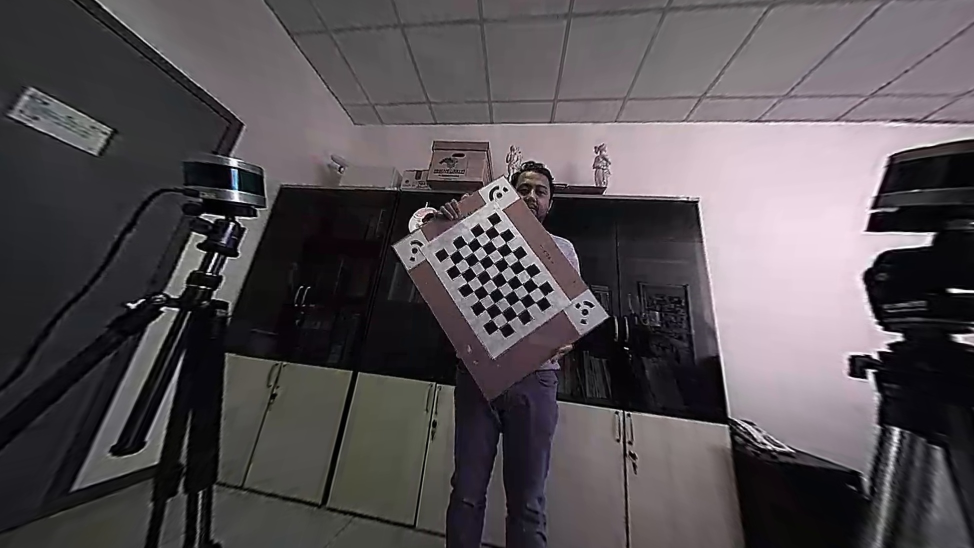
//> input picture nauiscaa_application/undistorted_perspective.jpg, 1948 x 1096 px, given in place of 1663929753113.jpeg, which was not available (shown at 1/2 size)
$ ./main   (built with g++ and OpenCV 4)
//> lines starting //> are read from the running program, lines starting //| are printed output that depends on the picture; pictures that were not available may be replaced by others from this repository, and a replacement may not be noted
//> further down, srcFrame is the input picture: 1096 rows x 1948 cols, CV_8UC3; mean B, G, R 83.3, 79.8, 85.1
/*------------------------------------------------------------------------------
   Example code that shows the use of the 'cam2world" and 'world2cam" functions
   Shows also how to undistort images into perspective or panoramic images

   NOTE, IF YOU WANT TO SPEED UP THE REMAP FUNCTION I STRONGLY RECOMMEND TO INSTALL
   INTELL IPP LIBRARIES ( http://software.intel.com/en-us/intel-ipp/ )
   YOU JUST NEED TO INSTALL IT AND INCLUDE ipp.h IN YOUR PROGRAM

   Copyright (C) 2009 DAVIDE SCARAMUZZA, ETH Zurich
   Author: Davide Scaramuzza - email: davide.scaramuzza@ieee.org
------------------------------------------------------------------------------*/

#include "ocam_functions.h"
#include <opencv2/imgproc/imgproc.hpp>
#include"calib_converter.h"
#include "opencv2/ccalib/omnidir.hpp"
#include "opencv2/imgproc.hpp"
#include "opencv2/highgui.hpp"
#include <filesystem>

#include <chrono>

namespace fs = std::filesystem;
using namespace cv;
bool clahe = false;

using std::chrono::high_resolution_clock;

enum ConvolutionType {
    /* Return the full convolution, including border */
    CONVOLUTION_FULL,
    /* Return only the part that corresponds to the original image */
    CONVOLUTION_SAME,
    /* Return only the submatrix containing elements that were not influenced by the border */
    CONVOLUTION_VALID
};


static std::string fishEyeCalibrationFile = "D:/naus/nausicaa_devl/nauiscaa_application/calib_results_02092022.txt";
static std::string catadioptricCalibrationFile = "";

const int histSize = 256;

//#define RECTIFY

// [64 lines left out: functions DrawMarkersImage, computeOpenCVMatrixFromScaraMuzza, getDistCoeffiecient, typestr, not called in this run]
void OutputTime(const std::string& str, const high_resolution_clock::time_point& start_time, const high_resolution_clock::time_point& end_time)
{
    std::cout << str << ":" << std::chrono::duration_cast<std::chrono::microseconds>(end_time - start_time).count() / 1000.0 << "ms" << std::endl;
    return;
}
//int main(int argc, char *argv[])
//{
//  /* --------------------------------------------------------------------*/
//  /* Read the parameters of the omnidirectional camera from the TXT file */
//  /* --------------------------------------------------------------------*/
//  struct ocam_model o, o_cata; // our ocam_models for the fisheye and catadioptric cameras
//  get_ocam_model(&o, fishEyeCalibrationFile.c_str());
//  //get_ocam_model(&o_cata, catadioptricCalibrationFile.c_str());
//  /* --------------------------------------------------------------------*/
//  /* Print ocam_model parameters                                         */
//  /* --------------------------------------------------------------------*/
//  int i;
//  printf("pol =\n");    for (i=0; i<o.length_pol; i++){    printf("\t%e\n",o.pol[i]); };    printf("\n");
//  printf("invpol =\n"); for (i=0; i<o.length_invpol; i++){ printf("\t%e\n",o.invpol[i]); }; printf("\n");
//  printf("\nxc = %f\nyc = %f\n\nwidth = %d\nheight = %d\n",o.xc,o.yc,o.width,o.height);
//
//  /* --------------------------------------------------------------------*/
//  /* WORLD2CAM projects 3D point into the image                          */
//  /* NOTE!!! The coordinates are expressed according the C convention,   */
//  /* that is, from the origin (0,0) instead than from 1 (MATLAB).        */
//  /* --------------------------------------------------------------------*/
//  double point3D[3] = { 1.0,1.0,1.0 };       // a sample 3D point
//  double point2D[2];                              // the image point in pixel coordinates
//  world2cam(point2D, point3D, &o); // The behaviour of this function is the same as in MATLAB
//
//  /* --------------------------------------------------------------------*/
//  /* Display re-projected coordinates                                    */
//  /* --------------------------------------------------------------------*/
//  printf("\nworld2cam: pixel coordinates reprojected onto the image\n");
//  printf("m_row= %2.4f, m_col=%2.4f\n", point2D[0], point2D[1]);
//
//
//  /* --------------------------------------------------------------------*/
//  /* CAM2WORLD back-projects pixel points on to the unit sphere          */
//  /* The behaviour of this function is the same as in MATLAB             */
//  /* --------------------------------------------------------------------*/
//
//  cam2world(point3D, point2D, &o);
//
//  /* --------------------------------------------------------------------*/
//  /* Display back-projected normalized coordinates (on the unit sphere)  */
//  /* --------------------------------------------------------------------*/
//  printf("\ncam2world: coordinates back-projected onto the unit sphere (x^2+y^2+z^2=1)\n");
//  printf("x= %2.4f, y=%2.4f, z=%2.4f\n", point3D[0], point3D[1], point3D[2]);
//
//  /* --------------------------------------------------------------------*/
//  /* Allocate space for the unistorted images                            */
//  /* --------------------------------------------------------------------*/
//  cv::Mat src1         = cv::imread("D:/CamImages/25032022_new0.jpg");      // source image 1
//  //cv::Mat src2         = cv::imread("./test_catadioptric.jpg");      // source image 2
//
//  cv::Mat dst_persp   = cv::Mat( src1.size(),src1.type());   // undistorted perspective and panoramic image
//  //cv::Size size_pan_image = cv::Size(1200,400);        // size of the undistorted panoramic image
//  //cv::Mat dst_pan     = cv::Mat(size_pan_image, CV_8UC3, 3);     // undistorted panoramic image
//  std::cout << typestr(src1.type()) << std::endl;
//
//  cv::Mat mapx_persp = cv::Mat(src1.size(), CV_32FC1);
//  cv::Mat mapy_persp = cv::Mat(src1.size(), CV_32FC1);
//  //cv::Mat mapx_pan   = cv::Mat(dst_pan.rows,dst_pan.cols, CV_32FC1);
//  //cv::Mat mapy_pan   = cv::Mat(dst_pan.rows, dst_pan.cols, CV_32FC1);
//
//  /* --------------------------------------------------------------------  */
//  /* Create Look-Up-Table for perspective undistortion                     */
//  /* SF is kind of distance from the undistorted image to the camera       */
//  /* (it is not meters, it is justa zoom fator)                            */
//  /* Try to change SF to see how it affects the result                     */
//  /* The undistortion is done on a  plane perpendicular to the camera axis */
//  /* --------------------------------------------------------------------  */
//  float sf = 4;
//  create_perspecive_undistortion_LUT( mapx_persp, mapy_persp, &o, sf );
//
//  /* --------------------------------------------------------------------  */
//  /* Create Look-Up-Table for panoramic undistortion                       */
//  /* The undistortoin is just a simple cartesia-to-polar transformation    */
//  /* Note, only the knowledge of image center (xc,yc) is used to undisort the image      */
//  /* xc, yc are the row and column coordinates of the image center         */
//  /* Note, if you would like to flip the image, just inverte the sign of theta in this function */
//  /* --------------------------------------------------------------------  */
// // float Rmax = 470;  // the maximum radius of the region you would like to undistort into a panorama
//  //float Rmin = 20;   // the minimum radius of the region you would like to undistort into a panorama
//  //create_panoramic_undistortion_LUT ( mapx_pan, mapy_pan, Rmin, Rmax, o_cata.xc, o_cata.yc);
//
//  /* --------------------------------------------------------------------*/
//  /* Undistort using specified interpolation method                      */
//  /* Other possible values are (see OpenCV doc):                         */
//  /* CV_INTER_NN - nearest-neighbor interpolation,                       */
//  /* CV_INTER_LINEAR - bilinear interpolation (used by default)          */
//  /* CV_INTER_AREA - resampling using pixel area relation. It is the preferred method for image decimation that gives moire-free results. In case of zooming it is similar to CV_INTER_NN method. */
//  /* CV_INTER_CUBIC - bicubic interpolation.                             */
//  /* --------------------------------------------------------------------*/
//  cv::remap( src1, dst_persp, mapx_persp, mapy_persp, cv::INTER_LINEAR,cv::WARP_FILL_OUTLIERS,cv::Scalar(0,0,0));//,CV_WARP_FILL_OUTLIERS, cvScalarAll(0)
//  //cv::remap(src2, dst_pan, mapx_pan, mapy_pan, cv::INTER_LINEAR, cv::WARP_FILL_OUTLIERS, cv::Scalar(0, 0, 0));
//
//
//  /* --------------------------------------------------------------------*/
//  /* Display image                                                       */
//  /* --------------------------------------------------------------------*/
//  //drawMarker(src1, cv::Point(point2D[0], point2D[1]), cv::Scalar(255, 0, 0), cv::MarkerTypes::MARKER_CROSS, 20, 3, 8);
//  cv::namedWindow( "Original fisheye camera image",1 );
//  cv::imshow( "Original fisheye camera image", src1 );
//
//  cv::namedWindow( "Undistorted Perspective Image", 1 );
//  cv::imshow( "Undistorted Perspective Image", dst_persp );
//
// /* cv::namedWindow( "Original Catadioptric camera image", 1 );
//  cv::imshow( "Original Catadioptric camera image", src2 );*/
//
//  //cv::namedWindow( "Undistorted Panoramic Image", 1 );
//  //cv::imshow( "Undistorted Panoramic Image", dst_pan );
//
//  /* --------------------------------------------------------------------*/
//  /* Save image                                                          */
//  /* --------------------------------------------------------------------*/
//  cv::imwrite("D:/CamImages/undistorted_perspective_test_25032022_sc.jpg", dst_persp);
//  //printf("\nImage %s saved\n","D:/CamImages/undistorted_perspective.jpg");
//
//  /*cv::imwrite("undistorted_panoramic.jpg",dst_pan);
//  printf("\nImage %s saved\n","undistorted_panoramic.jpg");*/
//
//  /* --------------------------------------------------------------------*/
//  /* Wait until key presses                                              */
//  /* --------------------------------------------------------------------*/
//  cv::waitKey();
//
//  /* --------------------------------------------------------------------*/
//  /* Free memory                                                         */
//  /* --------------------------------------------------------------------*/
///*  cvReleaseImage(&src1);
//  cvReleaseImage(&src2);
//  cvReleaseImage(&dst_persp);
//  cvReleaseImage(&dst_pan);
//  cvReleaseMat(&mapx_persp);
//  cvReleaseMat(&mapy_persp);
//  cvReleaseMat(&mapx_pan);
//  cvReleaseMat(&mapy_pan);*/
//
//  return 0;
//}
typedef struct {
    Eigen::Matrix3f meiCameraMatrix;
    std::array<float, 5> distortionParameter;
    float xiFactor;
}MeiCalibration;
std::string inputFolderPath = "D:/Nausicaa_Data/Data_222092022/";
std::string outputRootPath = "D:/Nausicaa_Data/Data_rectified/";
std::string meiCalibFile = "D:/naus/nausicaa_devl/nauiscaa_application/calib_results_02092022_mei.txt";


// [52 lines left out: function readMeiCalibration, not called in this run]

void drawHistogram(cv::Mat& b_hist, std::string channel, bool eq = false) {

    int hist_w = 512;
    int hist_h = 400;
    int bin_w = cvRound((double)hist_w / histSize);

    cv::Mat histImage(hist_h, hist_w, CV_8UC3, cv::Scalar(0, 0, 0));

    cv::normalize(b_hist, b_hist, 0, histImage.rows, cv::NORM_MINMAX, -1,
        cv::Mat());
    /* cv::normalize(g_hist, g_hist, 0, histImage.rows, cv::NORM_MINMAX, -1,
         cv::Mat());
     cv::normalize(r_hist, r_hist, 0, histImage.rows, cv::NORM_MINMAX, -1,
         cv::Mat());*/

    for (int i = 1; i < histSize; i++) {
        cv::Scalar color;
        if (channel == "Blue")
            color = cv::Scalar(255, 0, 0);
        if (channel == "Green")
            color = cv::Scalar(0, 255, 0);
        if (channel == "Red")
            color = cv::Scalar(0, 0, 255);
        if (eq)
        {
            cv::line(
                histImage,
                cv::Point(bin_w * (i - 1), hist_h - cvRound(b_hist.at<float>(i - 1))),
                cv::Point(bin_w * (i), hist_h - cvRound(b_hist.at<float>(i))),
                cv::Scalar(0, 255, 255), 2, 8, 0);
            continue;
        }
        cv::line(
            histImage,
            cv::Point(bin_w * (i - 1), hist_h - cvRound(b_hist.at<float>(i - 1))),
            cv::Point(bin_w * (i), hist_h - cvRound(b_hist.at<float>(i))),
            color, 2, 8, 0);
        /*  cv::line(
              histImage,
              cv::Point(bin_w * (i - 1), hist_h - cvRound(g_hist.at<float>(i - 1))),
              cv::Point(bin_w * (i), hist_h - cvRound(g_hist.at<float>(i))),
              cv::Scalar(0, 255, 0), 2, 8, 0);
          cv::line(
              histImage,
              cv::Point(bin_w * (i - 1), hist_h - cvRound(r_hist.at<float>(i - 1))),
              cv::Point(bin_w * (i), hist_h - cvRound(r_hist.at<float>(i))),
              cv::Scalar(0, 0, 255), 2, 8, 0);*/
    }
    if (eq)
    {
        std::string histoChannel = "histogram-" + channel;
        cv::namedWindow(cv::String(histoChannel), cv::WINDOW_NORMAL);
        cv::imshow(cv::String(histoChannel), histImage);
        return;
    }
    std::string histoChannel = "histogram-" + channel;
    cv::namedWindow(cv::String(histoChannel), cv::WINDOW_NORMAL);
    cv::imshow(cv::String(histoChannel), histImage);

}

// [62 lines left out: function adaptiveImageEnhancement, not called in this run]

void WTHE(const cv::Mat& src, cv::Mat& dst, float ru = 0.9, float vu = 0.9)
{
//> called with ru = 0.9, vu = 0.9
    int rows = src.rows;
//> rows = 1096
    int cols = src.cols;
//> cols = 1948
    int channels = src.channels();
//> channels = 3
    int total_pixels = rows * cols;
//> total_pixels = 2135008

    cv::Mat L;
    cv::Mat YUV;
    std::vector<cv::Mat> YUV_channels;
    if (channels == 1) {
        L = src.clone();
    }
    else {
        cv::cvtColor(src, YUV, COLOR_BGR2YUV);
//> YUV: 1096 rows x 1948 cols, CV_8UC3; mean of channels 0, 1, 2 81.7, 128.7, 131
        cv::split(YUV, YUV_channels);
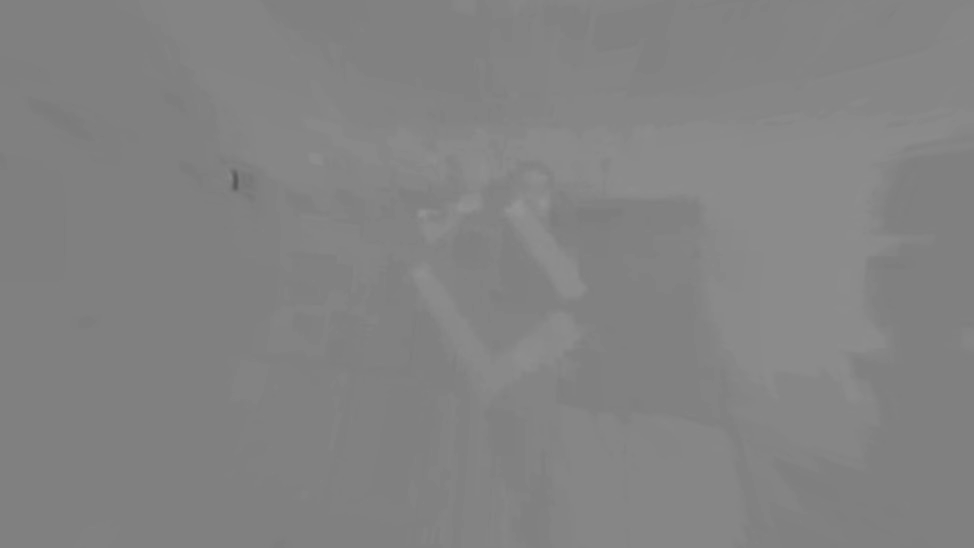
//> YUV_channels[2]: 1096 rows x 1948 cols, CV_8UC1 (shown at 1/2 size); min 88, max 150, mean 131
        L = YUV_channels[0];
    }

    int histsize = 256;
    float range[] = { 0,256 };
    const float* histRanges = { range };
    int bins = 256;
    cv::Mat hist;
    calcHist(&L, 1, 0, cv::Mat(), hist, 1, &histsize, &histRanges, true, false);
//> hist = 256 values, max 48046 at index 8, min 25 at index 255, mean 8339.9

    float total_pixels_inv = 1.0f / total_pixels;
//> total_pixels_inv = 4.68e-07
    cv::Mat P = hist.clone();
//> P has the same summary as hist
    for (int i = 0; i < 256; i++) {
        P.at<float>(i) = P.at<float>(i) * total_pixels_inv;
    }
//> after the loop, P = 256 values, max 0.0225 at index 8, min 1.17e-05 at index 255, mean 0.00391

    cv::Mat Pwt = P.clone();
//> Pwt has the same summary as P
    double minP, maxP;
    cv::minMaxLoc(P, &minP, &maxP);
//> minP = 1.17e-05; maxP = 0.0225
    float Pu = vu * maxP;
//> Pu = 0.0203
    float Pl = minP;
//> Pl = 1.17e-05
    for (int i = 0; i < 256; i++) {
        float Pi = P.at<float>(i);
        if (Pi > Pu)
            Pwt.at<float>(i) = Pu;
        else if (Pi < Pl)
            Pwt.at<float>(i) = 0;
        else
            Pwt.at<float>(i) = std::pow((Pi - Pl) / (Pu - Pl), ru) * Pu;
    }
//> this loop made 256 passes
//> Pi on passes 1 to 3: 0.00237, 0.00399, 0.0045
//> after the loop, Pwt = 256 values, max 0.0203 at index 7, min 0 at index 255, mean 0.00444

    cv::Mat Cwt = Pwt.clone();
//> Cwt has the same summary as Pwt
    float cdf = 0;
    for (int i = 0; i < 256; i++) {
        cdf += Pwt.at<float>(i);
        Cwt.at<float>(i) = cdf;
    }
//> this loop made 256 passes
//> cdf on passes 1 to 3: 0.00292, 0.00761, 0.0128
//> after the loop, cdf = 1.14; Cwt = 256 values from 0.00292 to 1.14

    float Wout = 255.0f;
    float Madj = 0.0f;
    std::vector<uchar> table(256, 0);
    for (int i = 0; i < 256; i++) {
        table[i] = cv::saturate_cast<uchar>(Wout * Cwt.at<float>(i) + Madj);
    }
//> after the loop, table = 256 values from 1 to 255

    cv::LUT(L, table, L);
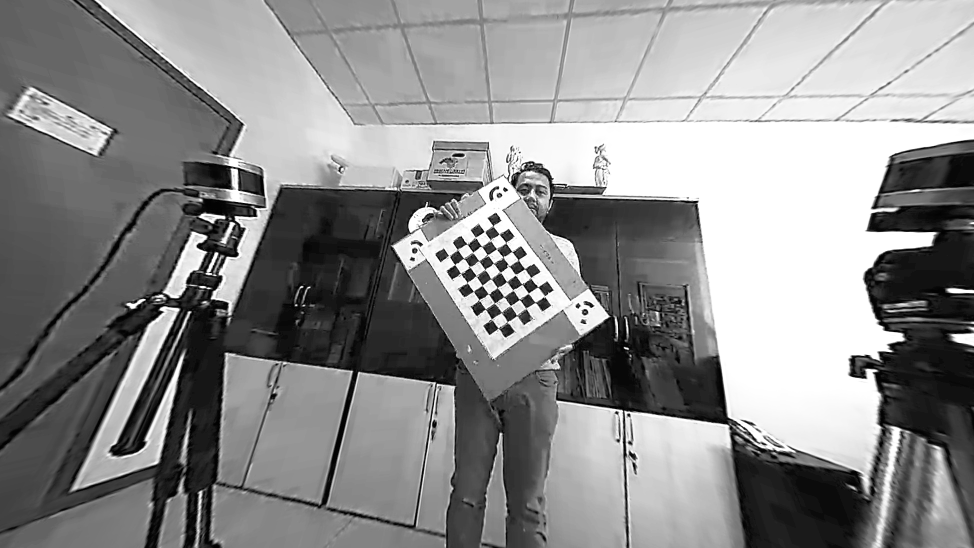
//> L: 1096 rows x 1948 cols, CV_8UC1 (shown at 1/2 size); min 1, max 255, mean 139.7


    if (channels == 1) {
        dst = L.clone();
    }
    else {
        cv::merge(YUV_channels, dst);
//> dst: 1096 rows x 1948 cols, CV_8UC3; mean of channels 0, 1, 2 139.7, 128.7, 131
        cv::cvtColor(dst, dst, COLOR_YUV2BGR);
    }
    //histogram after processing
    cv::Mat eqHist;
    calcHist(&L, 1, 0, cv::Mat(), eqHist, 1, &histsize, &histRanges, true, false);
//> eqHist = 256 values, max 237873 at index 255, min 0 at index 0, mean 8339.9
    //drawhistogram
    drawHistogram(eqHist, "eq-Blue", true);
//> in drawHistogram, `cv::normalize(b_hist, b_hist, 0, histImage.rows, cv::NORM_MINMAX, -1, ..`: b_hist = 256 values, max 400 at index 255, min 0 at index 0, mean 14.02
//> after the loop in drawHistogram, `for (int i = 1; i < histSize; i++)`:
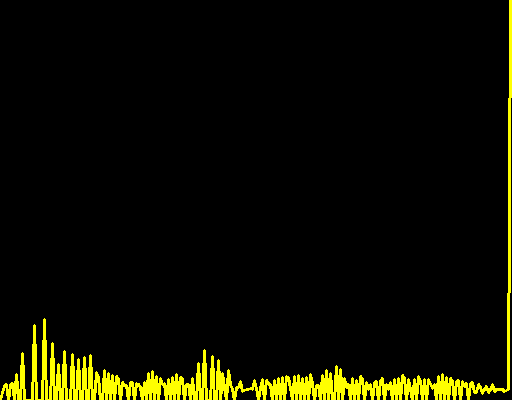
//> histImage: 400 rows x 512 cols, CV_8UC3; mean B, G, R 0, 13.4, 13.4
//> eqHist has the same summary as b_hist in drawHistogram
    return;
}

// [646 lines left out: functions JHE, AGCIE, GCEHistMod, histogramEqualize, conv2, LDR and 2 more, not called in this run]


void main()
{
    // Histogram Equalization
    std::string inImage = "D:/Nausicaa_Data/Data_23092022_2/Images/5000/1663929753113.jpeg";
    bool equalize = true;
    high_resolution_clock::time_point start_time, end_time;

    //load image
    cv::Mat srcFrame, dstFrame;
    srcFrame = cv::imread(inImage);
    cv::namedWindow(cv::String(std::string("Original - Image")), cv::WINDOW_KEEPRATIO);
    cv::imshow(cv::String(std::string("Original - Image")), srcFrame);

    // [9 lines of commented-out code are left out]

     start_time = high_resolution_clock::now();
     WTHE(srcFrame, dstFrame);
     end_time = high_resolution_clock::now();
     OutputTime("WTHE", start_time, end_time);

    // [15 lines of commented-out code are left out]

    cv::namedWindow(cv::String(std::string("Equalized - Image")), cv::WINDOW_KEEPRATIO);
    cv::imshow(cv::String(std::string("Equalized - Image")), dstFrame);
    cv::waitKey(0);


#ifdef RECTIFY
    struct ocam_model o;
    get_ocam_model(&o, fishEyeCalibrationFile.c_str());
    cv::Size imgSize(cv::Size(1948, 1096));
    MeiCalibration mei;
    readMeiCalibration(meiCalibFile, mei);
    for (const auto& dirpath : fs::directory_iterator(inputFolderPath + "Images/"))
    {
        std::cout << dirpath.path() << std::endl;
        auto imgFolder = dirpath.path();
        auto parentFolder = imgFolder.parent_path();
        std::string DataFolder = parentFolder.parent_path().string().substr(parentFolder.parent_path().string().find_last_of("/") + 1);;
        std::string camID = imgFolder.string().substr(imgFolder.string().find_last_of("/") + 1);
        std::string outFolder = outputRootPath + DataFolder + "/" + "Images/" + camID;
        if (!fs::exists(outFolder))
            fs::create_directories(outFolder);
        for (const auto& entry : fs::directory_iterator(imgFolder))
        {
            //std::cout << entry.path() << std::endl;
            std::string ff = entry.path().string();
            //std::cout << ff << std::endl;
            std::string base_filename = ff.substr(ff.find_last_of("/\\") + 1);

            std::string outFileName = outFolder + "/" + base_filename;

            cv::Mat map1, map2;
            cv::Mat inFrame, dstFrame;
            if (base_filename != "timestamps.txt")
            {

                inFrame = cv::imread(ff);


                cv::Mat cameraMatrix = cv::Mat(3, 3, CV_32F);// computeOpenCVMatrixFromScaraMuzza(o);
               //d = getDistCoeffiecient(o);
                cv::Mat distCoeffs = cv::Mat(1, 4, CV_32F);
                for (int i = 0; i < 3; ++i)
                {
                    for (int j = 0; j < 3; ++j)
                    {
                        cameraMatrix.at<float>(i, j) = mei.meiCameraMatrix(i, j);
                    }


                }

                for (int i = 0; i < 4; ++i)
                {
                    distCoeffs.at<float>(i) = mei.distortionParameter[i];
                }
                // std::cout << cameraMatrix << std::endl;
                //std::cout << "distortion coefficients:" << distCoeffs << std::endl;
                cv::Mat new_camera_matrix = cv::Mat(cv::Matx33f(o.width / 4.0, 0, cameraMatrix.at<float>(0, 2),
                    0, o.width / 4.0, cameraMatrix.at<float>(1, 2),
                    0, 0, 1));

                //std::cout << "Camera Intrinsics for rectification:" << new_camera_matrix << std::endl;
                cv::Mat R = cv::Mat::eye(3, 3, CV_32F);
                cv::omnidir::initUndistortRectifyMap(cameraMatrix, distCoeffs, mei.xiFactor, R, new_camera_matrix, imgSize,
                    CV_32F, map1, map2, cv::omnidir::RECTIFY_PERSPECTIVE);
                cv::remap(inFrame, dstFrame, map1, map2, cv::INTER_LINEAR, cv::BORDER_CONSTANT, cv::Scalar(0, 0, 0));

                cv::imwrite(outFileName, dstFrame);
                std::cout << "Done rectifying:" << base_filename << std::endl;
            }
            else
                continue;

        }
    }
#endif // RECTIFY


    // [143 lines of commented-out code are left out]


}
